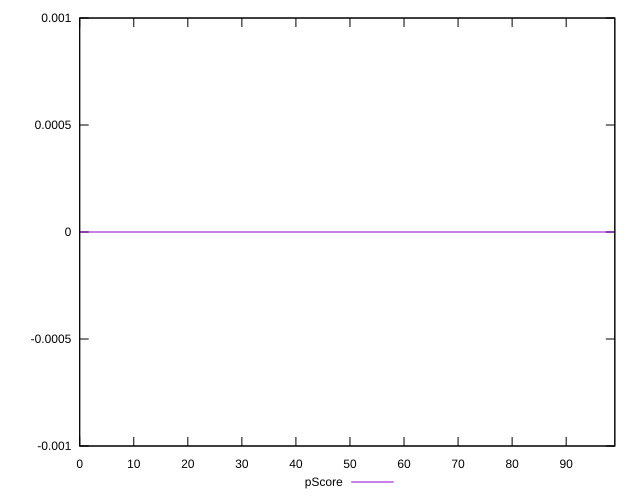

The gnuplot source for this figure:
reset

$pScore <<EOF
0 0
1 0
2 0
3 0
4 0
5 0
6 0
7 0
8 0
9 0
10 0
11 0
12 0
13 0
14 0
15 0
16 0
17 0
18 0
19 0
20 0
21 0
22 0
23 0
24 0
25 0
26 0
27 0
28 0
29 0
30 0
31 0
32 0
33 0
34 0
35 0
36 0
37 0
38 0
39 0
40 0
41 0
42 0
43 0
44 0
45 0
46 0
47 0
48 0
49 0
50 0
51 0
52 0
53 0
54 0
55 0
56 0
57 0
58 0
59 0
60 0
61 0
62 0
63 0
64 0
65 0
66 0
67 0
68 0
69 0
70 0
71 0
72 0
73 0
74 0
75 0
76 0
77 0
78 0
79 0
80 0
81 0
82 0
83 0
84 0
85 0
86 0
87 0
88 0
89 0
90 0
91 0
92 0
93 0
94 0
95 0
96 0
97 0
98 0
99 0
EOF

set key outside below
set xrange [0:99]
set yrange [-0.001:0.001]
set trange [-0.001:0.001]
set terminal svg size 640, 500 enhanced background rgb 'white'
set output "reprap/total-byte-weight/samples/pages+cached+noexternal+noimg/pScore/values.svg"

plot $pScore title "pScore" with line

reset
